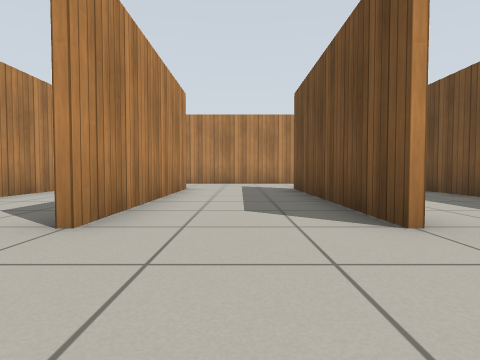
view 1 (above)

24 first-person views from a walk through a world built for the Gazebo simulator. The camera is 0.5 m above the floor, tilts 2° down and sees 80° across. The floor is counted in squares, 1 m on a side. Each view is taken from the middle of a square. On the plan, view 1 faces up. The plan holds only what a view shows up to about 9 squares ahead; the rest is blank. Gazebo's built-in surfaces are drawn with simple patterns.

view 2
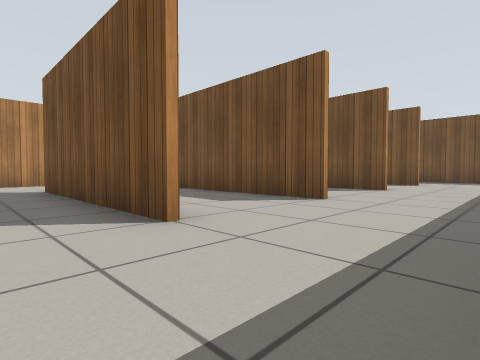

view 3
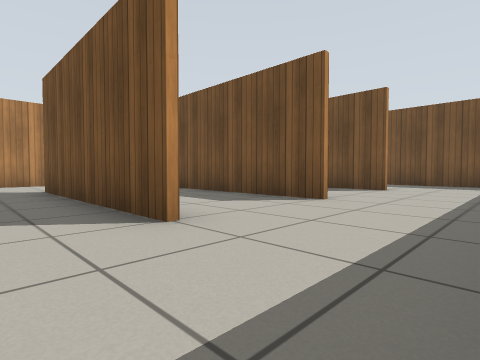

view 4
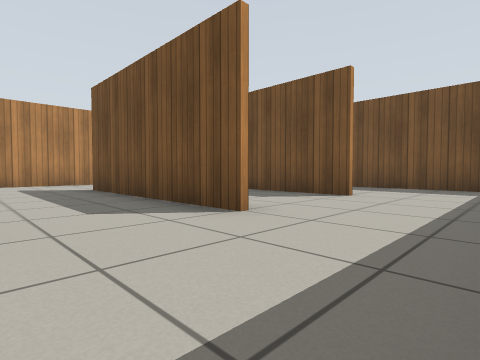

view 5
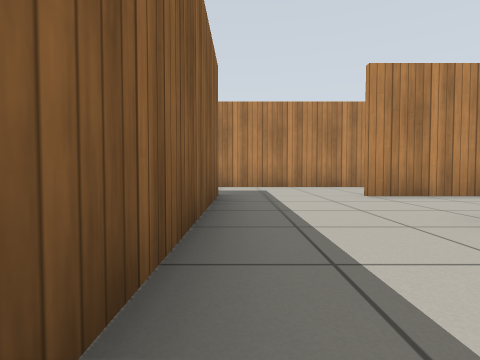

view 6
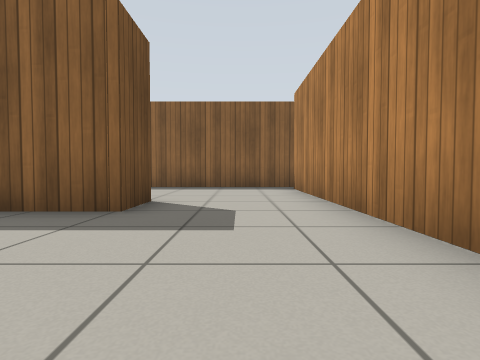

view 7
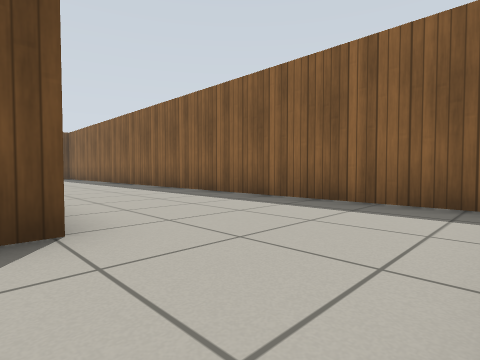

view 8
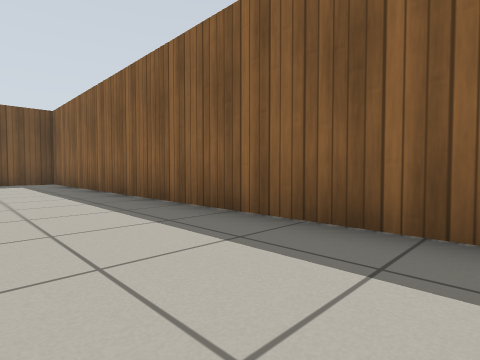

view 9
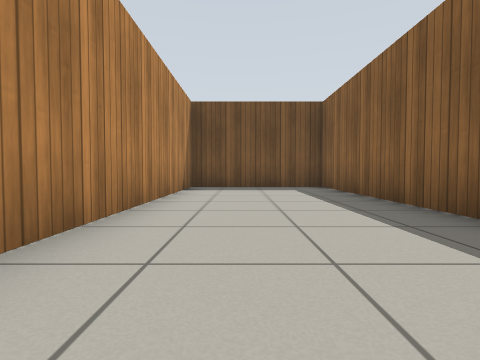

view 10
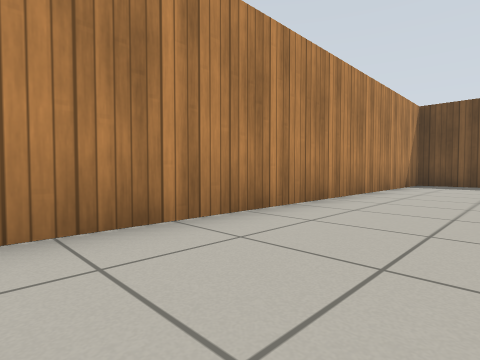

view 11
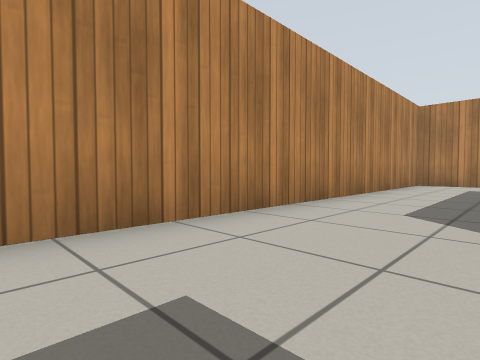

view 12
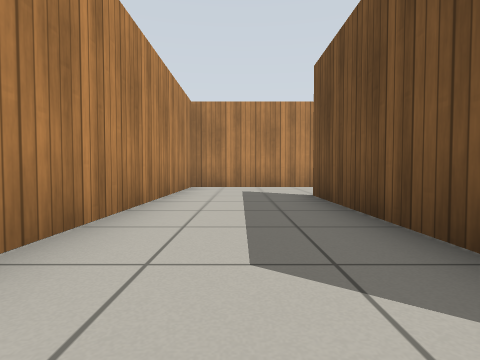

view 13
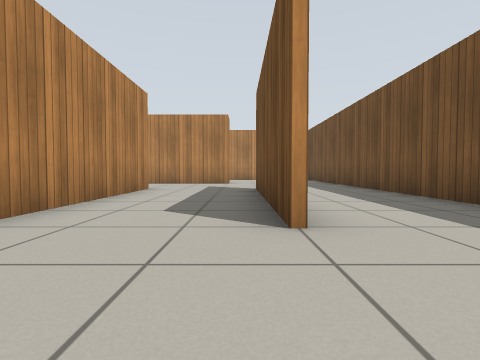

view 14
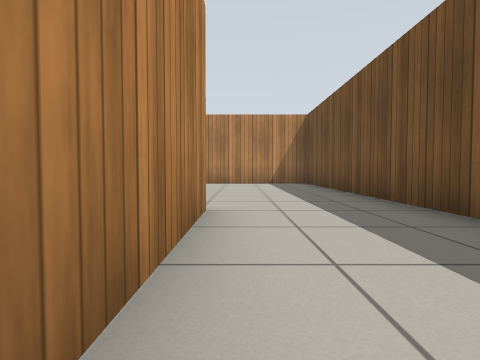

view 15
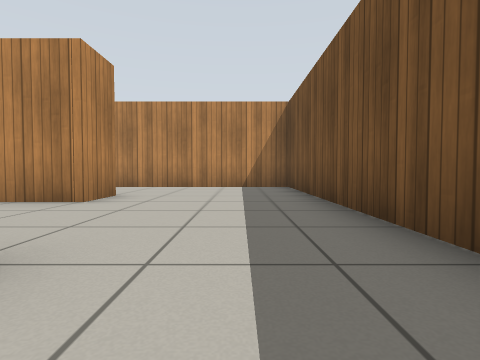

view 16
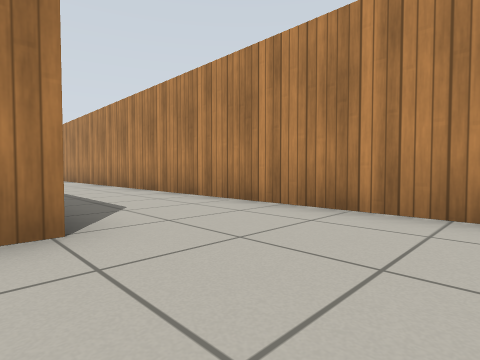

view 17
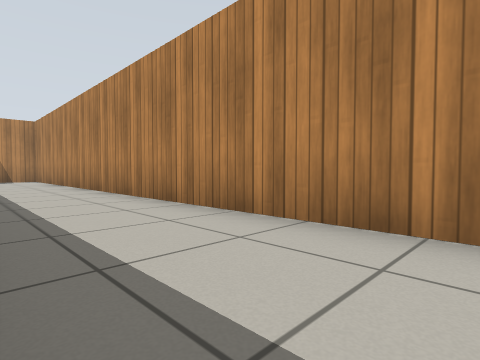

view 18
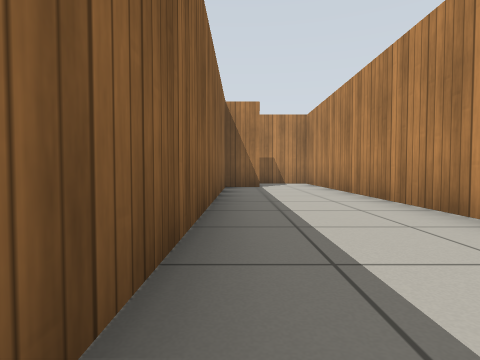

view 19
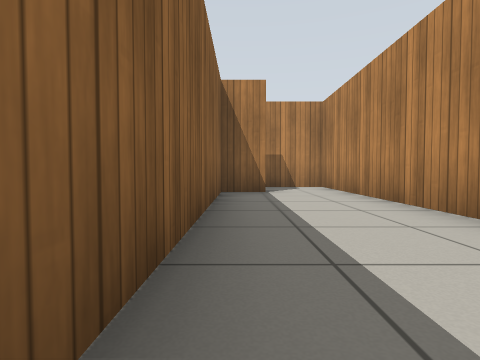

view 20
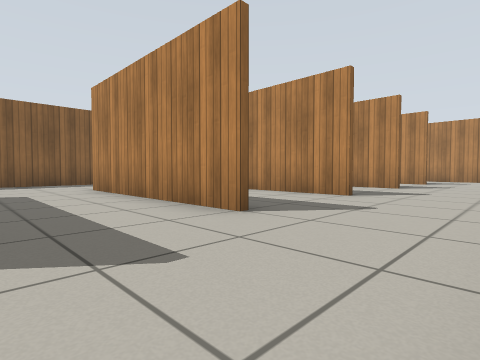

view 21
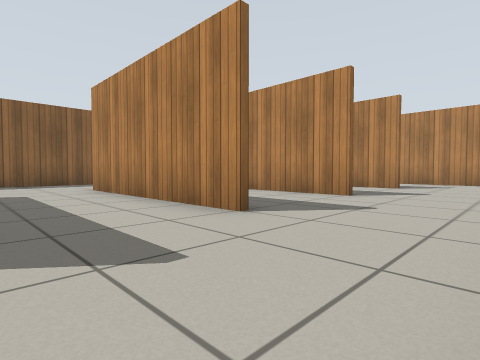

view 22
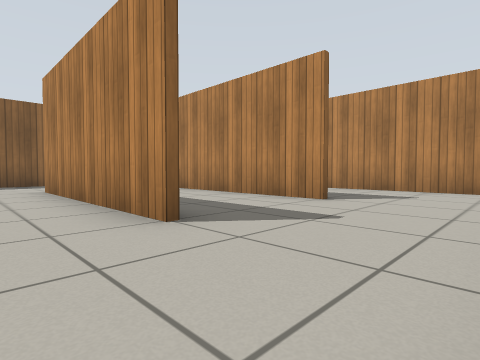

view 23
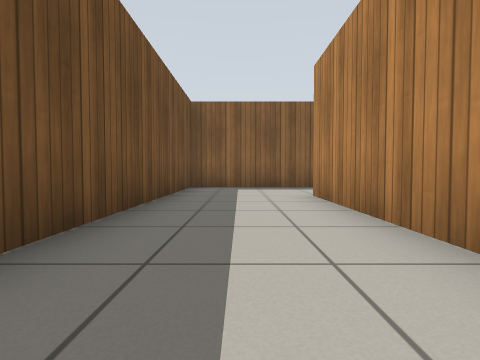

view 24
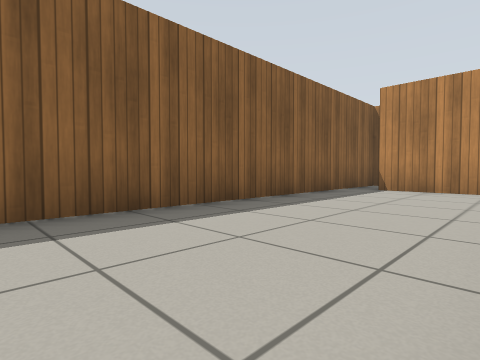

### Floor plan
Points are (right, up) in squares from view 1. A wall is a line through its corners. A room is listed if a view was taken in it or the views show most of it. See-through windows are left out.
Room 1 (views 1, 2, 3, 4, 5, 6, 7, 8, 9, 10, 11, 12, 13, 14, 15, 16, 17, 18, 19, 20, 21, 22, 23, 24)
walls: (4.4, 2.4) (4.4, 7.6); (1.4, 2.4) (1.4, 7.6); (1.6, 7.6) (1.6, 2.4); (4.6, 7.6) (4.6, 2.4); (-1.6, 3.6) (-1.6, 7.6); (7.4, 2.4) (7.4, 7.6); (-1.4, 7.6) (-1.4, 2.4); (7.6, 7.6) (7.6, 2.4); (7.6, -0.4) (13.4, -0.4) (13.4, 14.4) (-6.4, 14.4) (-6.4, 12.8); (2, 10.4) (0.9, 10.4); (-1.6, -1.6) (-1.6, -0.4) (6.1, -0.4); (-0.7, 10.4) (-4.4, 10.4) (-4.4, -4.6); (10.4, 2.4) (10.4, 7.6); (10.6, 7.6) (10.6, 2.4); (9.6, 11.6) (9.6, 10.4) (3.9, 10.4); (-4.4, 12.6) (-4.4, 11.6) (3.6, 11.6); (-6.4, -5.4) (13.4, -5.4) (13.4, -1.6) (3.1, -1.6)

Where each view was taken, in squares from view 1:
view 1: 0 up, 0 right, facing up
view 2: 0 up, 0 right, facing up-right
view 3: 0 up, 3 right, facing up-right
view 4: 0 up, 5 right, facing up-right
view 5: 0 up, 4 right, facing left
view 6: 3 up, 3 left, facing down
view 7: 1 down, 4 left, facing down-right
view 8: 3 down, 2 right, facing down-right
view 9: 3 down, 5 right, facing right
view 10: 4 down, 3 right, facing up-right
view 11: 0 up, 2 left, facing up-left
view 12: 2 up, 3 left, facing up
view 13: 0 up, 10 right, facing up
view 14: 4 up, 11 right, facing up
view 15: 6 up, 12 right, facing up
view 16: 11 up, 12 right, facing up-left
view 17: 12 up, 8 right, facing up-left
view 18: 12 up, 4 right, facing left
view 19: 12 up, 2 right, facing left
view 20: 10 up, 10 right, facing down-left
view 21: 10 up, 7 right, facing down-left
view 22: 10 up, 3 right, facing down-left
view 23: 8 up, 12 right, facing down
view 24: 2 down, 3 right, facing down-left
